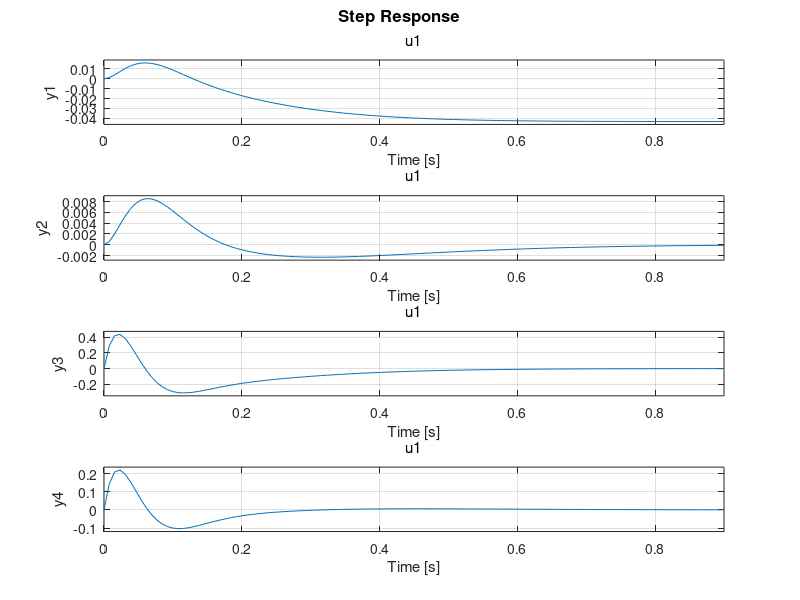

Write the MATLAB code that produced this figure.
%% MECA 482, 05/18/2020, Group Ptoject, (Group ID# 13)
clear;close all;clc;
% System parameters
g=9.8; % gravity  [m/s^2]
ro=0.04; % Pulley1 radius [m] 
lo=0.1; % Arm length [m] 
l_rod=0.120; % Pulley1 rod [m] 
l_p=0.30; % Pendulum length [m]  
mo=0.05; % Pulley1 + arm mass [kg]  
m_rod=0.015; % Pulley1 rod mass [m] 
me=0.02; % Encoder mass [kg]
m_p=0.05; %Pendulum mass [m] 
R=12.50; % Motor Resistance  [Ohm] 
K=0.2751; % Motor Constant

% A matrix
A32 = 3*g*lo*m_p/(4*l_rod^2*m_rod+3*lo^2*(m_p+4*me)+6*mo*ro^2);
A33 = -12*K^2/(R*(4*l_rod^2*m_rod+3*lo^2*(m_p+4*me)+6*mo*ro^2));
A42 = 3*(g+9*g*lo^2*m_p/(4*l_rod^2*m_rod+3*lo^2*(m_p+4*me)+6*mo*ro^2))/(2*l_p);
A43 = -18*K^2*lo/(R*l_p*(4*l_rod^2*m_rod+3*lo^2*(m_p+4*me)+6*mo*ro^2));
A = [0 0 1 0; 0 0 0 1; 0 A32 A33 0; 0 A42 A43 0];

% B matrix
B3 = 12*K/(R*(4*l_rod^2*m_rod+3*lo^2*(m_p+4*me)+6*mo*ro^2));
B4 = 18*K*lo/(R*l_p*(4*l_rod^2*m_rod+3*lo^2*(m_p+4*me)+6*mo*ro^2));
B = [0; 0; B3; B4];

% C matrix
C = eye(4);

% D matrix
D = 0;

% LQR
Q = diag([1.5 6 0 0]);
R = 0.0028;
[K, S, EIG] = lqr(A, B, Q, R);
display(K);
display(EIG);

% system simulation
sys = ss(A,B,C,D);
sys_feedback = feedback(sys,K);
step(sys_feedback);